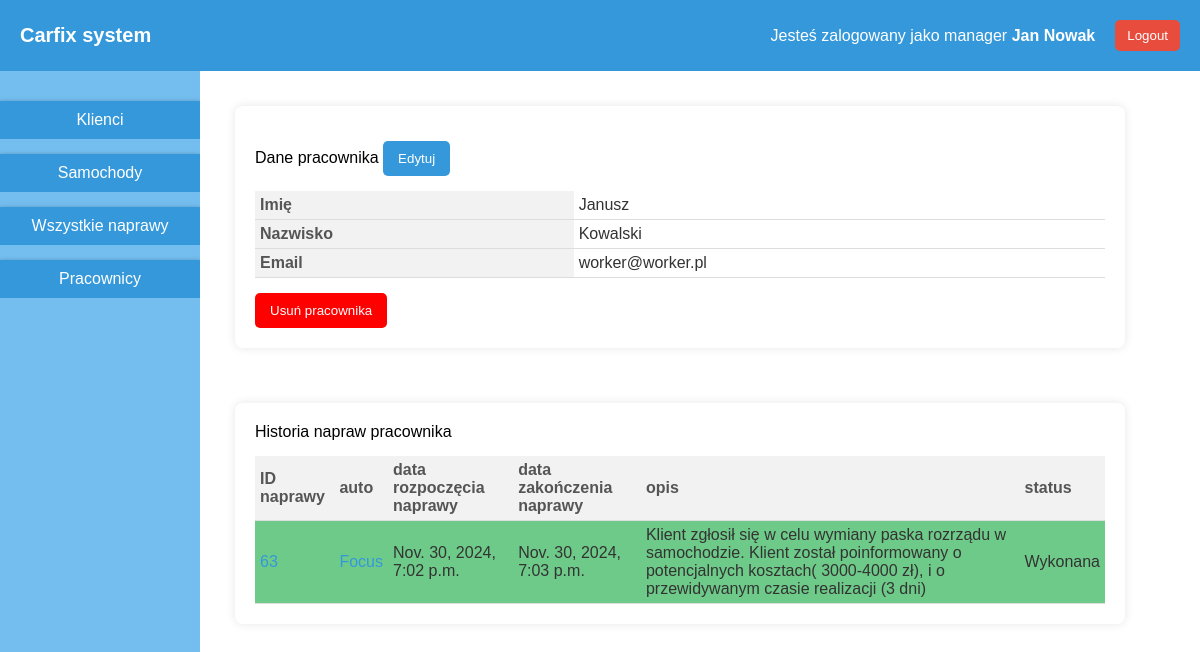
Page /workers/13 (signed in) on the committed database.
### car_repair_app/models.py (models this page shows, shortened)
class Worker(models.Model):
    user = models.OneToOneField(User,on_delete=models.CASCADE,related_name='worker')

class Repair(models.Model):
    STATUS_CHOICES = [
        ('Oczekująca', 'Oczekująca'),
        ('W trakcie', 'W trakcie'),
        ('Wykonana', 'Wykonana'),
    ]
    name = models.CharField(max_length=50,blank=True,null=True)
    car = models.ForeignKey(Car, on_delete=models.CASCADE, blank=True, null=True)
    description = models.TextField(blank=True,null=True)
    workers = models.ManyToManyField(Worker,symmetrical=False,blank=True)
    registration_date = models.DateTimeField(auto_now_add=True,editable=False)
    start_date = models.DateTimeField(blank=True,null=True)
    end_date = models.DateTimeField(blank=True,null=True)
    status = models.CharField(max_length=10,choices=STATUS_CHOICES,blank=True,null=True)

class Car(models.Model):
    owner = models.ForeignKey(Client, on_delete=models.CASCADE, blank=True, null=True)
    vin_number = models.CharField(max_length=17,blank=True,null=True)
    production_date = models.DateField(blank=True,null=True)
    producer = models.CharField(max_length=40,blank=True,null=True)
    model = models.CharField(max_length=30,blank=True,null=True)
    version = models.CharField(max_length=30,blank=True,null=True)
    generation = models.CharField(max_length=30,blank=True,null=True)
    horsepowers = models.CharField(max_length=15,blank=True,null=True)
    color = models.CharField(max_length=30,blank=True,null=True)
    registration_date = models.DateTimeField(auto_now_add=True,blank=True,null=True,editable=False)
    displacement_in_litres = models.CharField(max_length=5,blank=True,null=True)
    mileage = models.CharField(max_length=10,blank=True,null=True)

### car_repair_app/decorators.py (the view)
        def wrapper_func(request, *args, **kwargs):
            group=None
            if request.user.groups.exists():
                group = request.user.groups.all()[0].name
            if group in allowed_groups:
                return view_func(request,*args,**kwargs)
            else:
                return redirect('/logout')

### car_repair_app/views.py (called while the page is built)
@cache_control(no_cache=True, must_revalidate=True, no_store=True)
@login_required()
@allowed_groups(allowed_groups=['manager','admin'])
def worker_view(request,pk):
    user_role = request.user.groups.first().name if request.user.groups.exists() else None
    if user_role == 'manager' or user_role == 'admin':
        is_manager_or_admin = True
    else:
        is_manager_or_admin = False
    worker = get_object_or_404(Worker, id=pk)
    repairs = Repair.objects.filter(workers=worker)
    return render(request,'worker.html',{'worker':worker,'repairs':repairs,'is_manager_or_admin':is_manager_or_admin})

### car_repair_app/templates/worker.html (shortened to what this page needs)
{% extends 'base.html' %}
{% block content %}
    <div class="container">
        <div class="worker-left-menu">
            {% if user_form %}
            <form method="POST">
                {%csrf_token%}
                {{user_form.as_p}}
                <button type="submit">Zatwierdź edycję</button>
            </form>
            {% else %}
            <table>
                <tr>
                    <th>Imię</th>
                    <td> {{worker.user.first_name}}</td>
                </tr>
                <tr>
                    <th>Nazwisko</th>
                    <td>{{worker.user.last_name}}</td>
                </tr>
                <tr>
                    <th>Email</th>
                    <td>{{worker.user.email}}</td>
                </tr>
                {% if is_manager_or_admin %}
                <form method="get" action="{% url 'worker-edit' worker.id %}">
                    <button type="submit">Edytuj</button>
                </form>
                {% endif %}
            </table>
            {% endif %}
            {% if is_manager_or_admin %}
            <form method="post" action="{% url 'worker-delete' worker.id %}">
                <button type="submit" style="background-color: red;">Usuń pracownika</button>
            </form>
            {% endif %}
        </div>
        <div class="worker-central-panel">
            Historia napraw pracownika
            <table>
                <tr>
                    <th>ID naprawy</th>
                    <th>auto</th>
                    <th>data rozpoczęcia naprawy</th>
                    <th>data zakończenia naprawy</th>
                    <th>opis</th>
                    <th>status</th>
                </tr>
                {% for repair in repairs reversed %}
                    {% if repair.status == 'Wykonana' %}
                    <tr style="background-color: rgb(110, 202, 136);">
                    {% elif repair.status == 'W trakcie' %}
                    <tr style="background-color: rgb(230, 236, 161);">
                    {% elif repair.status == 'Oczekująca' %}
                    <tr style="background-color: rgb(248, 168, 154);">
                    {% endif %}
                        <td><a href="{% url 'repair-panel' repair.id %}">{{repair.id}}</a></td>
                        <td>{% if repair.car %}<a href="{% url 'car' repair.car.id %}">{{repair.car.model}}</a>{% endif %}</td>
                        <td>{{repair.start_date}}</td>
                        <td>{{repair.end_date}}</td>
                        <td>{{repair.description}}</td>
                        <td>{{repair.status}}</td>
                    </tr>
                {% endfor %}
            </table>
        </div>
    </div>
{% endblock %}

### car_repair_app/templates/base.html (shortened to what this page needs)
<!DOCTYPE html>
<html>
<head>
</head>
<body>
    <nav>
        <div class="nav-left">
           <a href="{% url 'main' %}"> Carfix system</a>
        </div>
        <div class="nav-right">
            <div class="nav-user-name">
                Jesteś zalogowany jako {{ user.groups.all.0 }} <b>{{request.user.first_name}} {{request.user.last_name}}</b>
            </div>
            <div class="nav-user-name">
                <form action="{% url 'logout' %}">
                    <button>Logout</button>
                </form>
            </div>
        </div>
    </nav>
        <div class="almighty_container">
            {% if request.user.groups.first.name != 'client' %}
            <div class="menu_container">
                <table>
                    <tr>
                        <td>
                            <form action="/clients" method="get">
                                <button type="submit">Klienci</button>
                            </form>
                        </td>
                    </tr>
                    <tr>
                        <td>
                            <form action="/cars" method="get">
                                <button type="submit">Samochody</button>
                            </form>
                        </td>
                    </tr>
                    <tr>
                    <td>
                        <form action="/repairs" method="get">
                            <button type="submit">Wszystkie naprawy</button>
                        </form>
                    </td>
                    </tr>
                    {% if request.user.groups.first.name == 'manager' or request.user.groups.first.name == 'admin' %}
                    <tr>
                        <td>
                            <form action="/workers" method="get">
                                <button type="submit">Pracownicy</button>
                            </form>
                        </td>
                    </tr>
                    {% endif %}
            </table>
            </div>
            {% endif %}
            <div class='sub-almighty-container'>
                {% block content %}
                {% endblock %}
            </div>
        </div>
</body>
</html>

### car_repair_app/templates/base.html (style rules this page uses)
* { margin:0; padding:0; box-sizing: border-box; }
body { font-family: Arial, sans-serif; background-color: #f5f5f5; width:100%; }
.almighty_container { display:flex; justify-content: space-between; padding: 0 5% 0 0; background-color: #ffffff; }
.container { display: flex; flex-basis: 100%; justify-content: space-between; gap: 20px; overflow-x: auto; }
.sub-almighty-container { flex-basis: 100%; margin-left: 20px; margin-top:20px; }
table { width: 100%; border-collapse: collapse; margin-top: 15px; }
th, td { padding: 5px; text-align: left; border-bottom: 1px solid #ddd; }
th { background-color: #f2f2f2; font-weight: bold; color: #555; }
td { color: #333; }
a { color: #3498db; text-decoration: none; }
button { display: inline-block; padding: 10px 15px; background-color: #3498db; color: white; border: none; border-radius: 5px; cursor: pointer; margin-top: 15px; }
@media (max-width: 1450px) { .container { flex-direction: column; } }
@media (max-width: 1450px) { .models-table th, td { overflow: auto; } }
.menu_container { background-color: #73bdef; position:sticky; top:0; display: flex; height: 100vh; width:200px; }
.menu_container table { height: 20%; width: 200px; border-collapse: collapse; }
.menu_container td { padding: 0px 0; text-align: center; border-bottom: 0; }
.menu_container button { width: 100%; padding: 10px; background-color: #3498db; color: white; border: none; height: 100%; border-radius: 0px; cursor: pointer; font-size: 16px; box-shadow: 0px 2px 5px rgba(0, 0, 0.0, 0.5); }
.menu_container form { display: block; width: 100%; }
nav { background-color: #3498db; padding: 10px 20px; display: flex; justify-content: space-between; align-items: center; box-shadow: 0 2px 5px rgba(0, 0, 0, 0.1); width:100%; color: white; }
.nav-left a { color: white; font-size: 20px; text-decoration: none; font-weight: bold; }
.nav-right { display: flex; align-items: center; gap: 20px; }
.nav-user-name { font-size: 16px; color: white; }
.nav-user-name form button { padding: 8px 12px; background-color: #e74c3c; border: none; border-radius: 5px; color: white; cursor: pointer; margin: 10px 0px 10px 0px; }
.worker-left-menu, .worker-central-panel, .worker-right-panel { background-color: white; padding: 20px; border-radius: 8px; box-shadow: 0 0 10px rgba(0, 0, 0, 0.1); flex: 1; margin:15px; margin-bottom:20px }
.container .worker-central-panel { flex-basis:75%; }
body { font-family: Arial; }

### rows in the picture
Worker: user.first_name "Janusz", user.last_name "Kowalski", user.email "worker@worker.pl"
Repair: id "63", car.model "Focus", start_date "Nov. 30, 2024, 7:02 p.m.", end_date "Nov. 30, 2024, 7:03 p.m.", description "Klient zgłosił się w celu wymiany paska rozrządu w samochodzie. Klient został poinformowany o potencjalnych kosztach( 3000-4000 zł), i o przewidywanym czasie realizacji (3 dni)", status "Wykonana"

### other values in the picture
{{ user.groups.all.0 }} "manager"
{{ request.user.first_name }} "Jan"
{{ request.user.last_name }} "Nowak"
